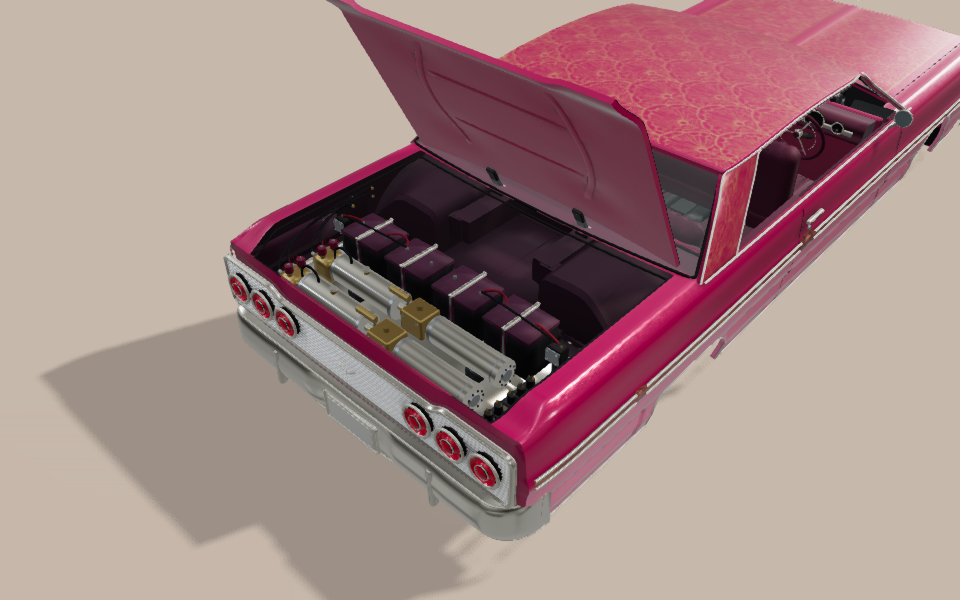
#> input picture docs/la-catrina/review/studio/bay-detail.png, 960 x 600 px
$ python -i package_review.py   (imports and definitions only)
#> lines starting #> are read from the running program, lines starting #| are printed output that depends on the picture
"""Bind a Cinder review packet to completed guarded capture sessions.

This helper never launches an editor or player. It copies selected evidence and
encodes the original PNG sequences without adding motion, captions, or audio.
Run with the repository's Python environment containing Pillow and ffmpeg.
"""
from __future__ import annotations

import argparse
import hashlib
import json
import math
import os
from pathlib import Path
import re
import shutil
import subprocess
import sys
from datetime import datetime, timezone

ROOT = Path(__file__).resolve().parents[2]
EXPECTED = {"menu": 1, "ui": 180, "catrina": 180, "luna": 180, "nocturne": 870}
VEHICLES = {"menu": "catrina", "ui": "catrina", "catrina": "catrina", "luna": "media-luna", "nocturne": "nocturne"}
ERROR_PATTERN = re.compile(
    r"\b(?:FAIL\s|[A-Za-z]+Exception\b|Fatal\s+error|Crash!!!|Assertion\s+failed|"
    r"Shader\s+error|ERROR\s*[:\[]|Failed\s+to\s+(?:load|create|initialize))", re.I
)


class EvidenceError(RuntimeError):
    pass


def require(condition, message):
    if not condition:
        raise EvidenceError(message)


# [19 lines left out: functions digest, read_json, inside, not called in this run]


def relative(path):
    return path.relative_to(ROOT).as_posix()


# [32 lines left out: functions run, signature, scan_logs, not called in this run]


def file_row(path):
    return {"path": relative(path), "bytes": path.stat().st_size, "sha256": digest(path)}


def image_checks(frames):
    try:
        from PIL import Image, ImageStat
    except ImportError as error:
        raise EvidenceError("Pillow is required to inspect captured frames. Use the installed Hermes Python environment.") from error
    minimum_mean, minimum_range = 255.0, 255
    for path in frames:
        with Image.open(path) as original:
            require(original.format == "PNG" and original.size == (960, 600), f"Unexpected capture format or dimensions: {path}")
            image = original.convert("RGB")
            gray = image.convert("L").resize((160, 100))
            low, high = gray.getextrema()
            mean = ImageStat.Stat(gray).mean[0]
            require(mean > 1.0 and high > 8 and high - low >= 8, f"Black or uniform capture frame: {path}")
            minimum_mean = min(minimum_mean, mean)
            minimum_range = min(minimum_range, high - low)
    return {"checkedFrames": len(frames), "minimumMeanLuma": minimum_mean, "minimumLumaRange": minimum_range, "dimensions": [960, 600]}


# [200 lines left out: functions select_pose, write_new, main, not called in this run]


# [6 lines not run here, left out]

>>> import cv2
>>> picture = cv2.imread('../../docs/la-catrina/review/studio/bay-detail.png', cv2.IMREAD_GRAYSCALE)
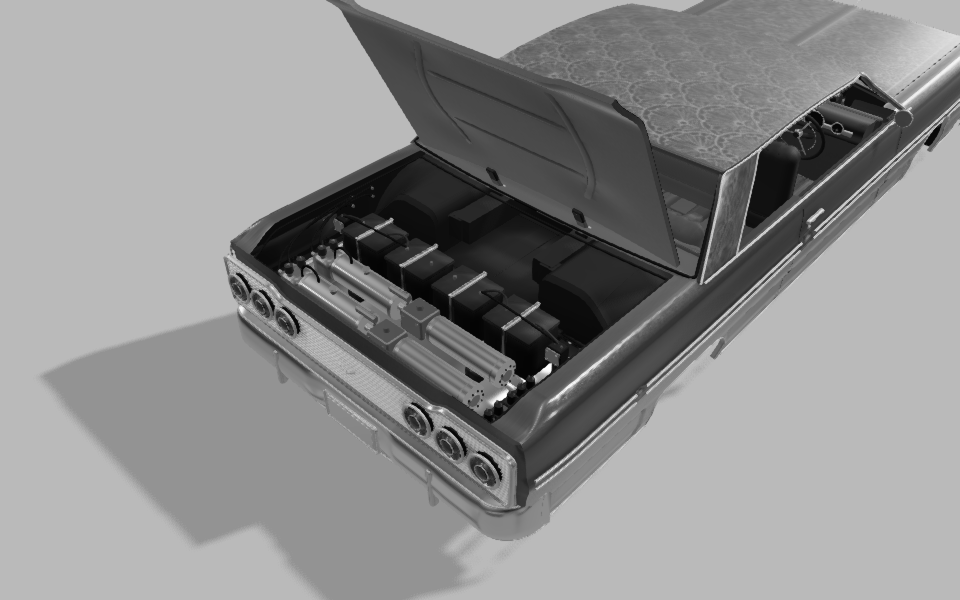
#> picture: shape (600, 960); min 3, max 255, mean 141.9
#> (the run stopped early here; a loop or call above may not have finished)
